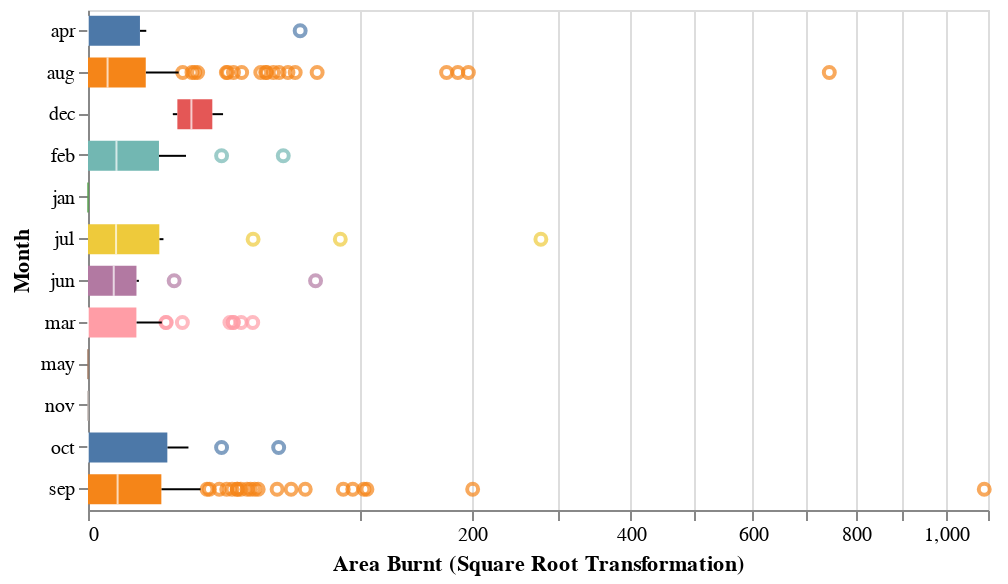

The code cell stored with this chart in its notebook:
### Markdown cell above
Figure 3 shows that there is no clear relationship between the burnt area of the forest and the days of the week.

### Code cell
alt.Chart(train_set).mark_boxplot(size = 15).encode(
    x = alt.X("area", 
              scale = alt.Scale(type = "sqrt"),
              title = "Area Burnt (Square Root Transformation)"),
    y = alt.Y("month", 
              sort = "x",
              title = "Month"),
    color = alt.Color("month",
                      legend = None)
).properties(
    height = 250,
    width = 450   
)

### Figure 1 — Vega-Lite specification as saved in the notebook (floating-point values rounded to 4 significant figures; data arrays with more than 128 entries replaced by an {"elided": "..."} marker saying what was removed)
{"$schema": "https://vega.github.io/schema/vega-lite/v4.8.1.json", "config": {"view": {"continuousHeight": 300, "continuousWidth": 400}}, "data": {"name": "data-9f53ed5bedf960c9ed391384506e8dc3"}, "datasets": {"data-9f53ed5bedf960c9ed391384506e8dc3": {"elided": "413 records"}}, "encoding": {"color": {"field": "month", "legend": null, "type": "nominal"}, "x": {"field": "area", "scale": {"type": "sqrt"}, "title": "Area Burnt (Square Root Transformation)", "type": "quantitative"}, "y": {"field": "month", "sort": "x", "title": "Month", "type": "nominal"}}, "height": 250, "mark": {"size": 15, "type": "boxplot"}, "width": 450}
